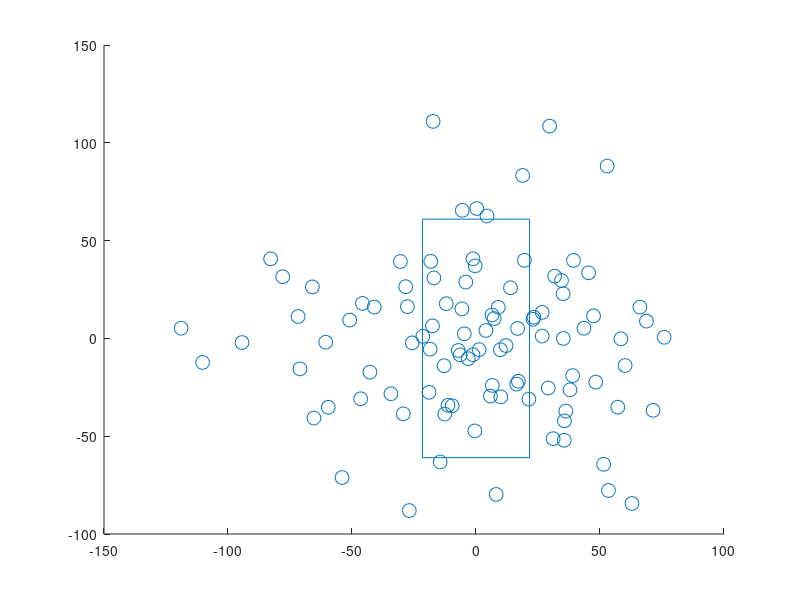

Source code (MATLAB):

% average 62% strikes

% all values in cm

plateWidth = 43.18;
plateHeight = 60.96; % approximately 2 feet
ballRadius = 23.5;

strikes =0;
trials = 100;
sd = 39.5; % found through guess and check


for i = 1:trials
    % center of ball
    x(i) = normrnd(0,sd);
    y(i) = normrnd(0,sd);
    
    if(x(i) >= -plateWidth/2-ballRadius & x(i) <= plateWidth/2+ballRadius & ...
            y(i) >= -plateHeight/2-ballRadius & y(i) <= plateHeight/2+ballRadius)
        strikes = strikes + 1;
    end
end



scatter(x,y,100)
hold on
plot([-plateWidth/2 -plateWidth/2 plateWidth/2 plateWidth/2 -plateWidth/2],...
    [-plateHeight plateHeight plateHeight -plateHeight -plateHeight]);
percentageStrike = strikes /trials

% pause
%
% mu = [0 0];
% Sigma = [1 0; 0 1];
% x = -3:.2:3; y = -3:.2:3;
% [X,Y] = meshgrid(x,y);
% F = mvnpdf([X(:) Y(:)],mu,Sigma);
% F = reshape(F,length(x),length(y));
% surf(x,y,F);
% caxis([min(F(:))-.5*range(F(:)),max(F(:))]);
% axis([-3 3 -3 3 0 .4])
% xlabel('x1'); ylabel('x2'); zlabel('Probability Density');